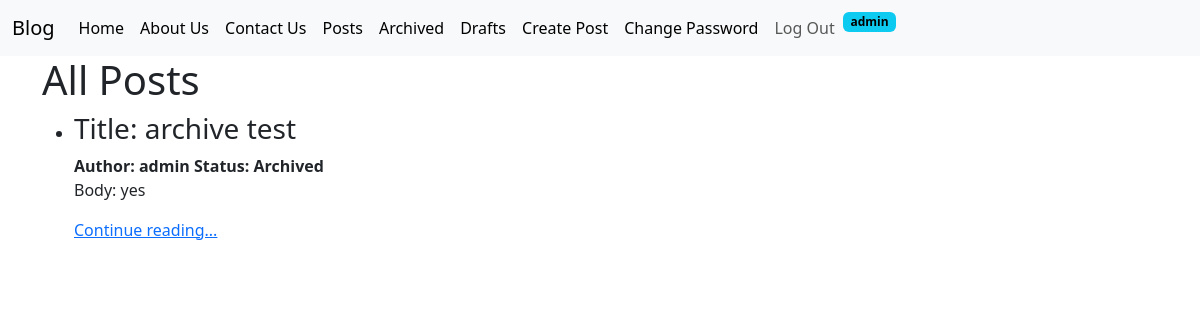
The app's page /posts/archived/ (signed in) with its own data.
### posts/models.py (models this page shows, shortened)
class Post(models.Model):
    title = models.CharField(max_length=128)
    subtitle = models.CharField(max_length=128)
    body = models.TextField()
    created_on = models.DateTimeField(auto_now_add=True)
    author = models.ForeignKey(
        User,
        on_delete=models.CASCADE
    )
    status = models.ForeignKey(
        Status,
        on_delete=models.DO_NOTHING
    )

class Status(models.Model):
    name = models.CharField(max_length=128, unique=True)
    description = models.CharField(
        max_length=200,
        help_text="Write a description about the status"
    )
    class Meta:
        verbose_name = "Status"
        verbose_name_plural = "Statuses"
    def __str__(self):
        return self.name

### posts/views.py (the view)
# urls.py: path("archived/", PostArchivedListView.as_view(), name="post_archived_list"),
class PostArchivedListView(LoginRequiredMixin, ListView):
    template_name = "postsTemplates/list.html"
    model = Post
    context_object_name = "posts"
    def get_queryset(self):
        status = Status.objects.get(name="Archived")
        return Post.objects.filter(status=status, author=self.request.user).order_by("created_on")

### templates/postsTemplates/list.html (shortened to what this page needs)
{% extends 'base.html' %}
{% block content %}
    <h1>All Posts</h1>
    <ul>
        {% for item in posts %}
            <li>
                <h3>Title: {{ item.title }}</h3>
                <span><strong>Author: {{item.author }}</strong></span>
                <span><strong>Status: {{item.status }}</strong></span>
                <p>Body: {{ item.body|truncatechars:5 }}</p>
                <a href="{% url 'post_detail' item.id %}">Continue reading...</a>
            </li>
        {% endfor %}
    </ul>
{% endblock %}

### templates/navbar.html (shortened to what this page needs)
<nav class="navbar navbar-expand-lg bg-body-tertiary">
  <div class="container-fluid">
    <a class="navbar-brand" href="{% url 'home' %}">Blog</a>
    <div class="collapse navbar-collapse" id="navbarSupportedContent">
      <ul class="navbar-nav me-auto mb-2 mb-lg-0">
        <li class="nav-item">
          <a class="nav-link active" aria-current="page" href="{% url 'homeTwo' %}">Home</a>
        </li>
        <li class="nav-item">
          <a class="nav-link active" href="{% url 'about' %}">About Us</a>
        </li>
        <li class="nav-item">
          <a class="nav-link active" href="{% url 'contact' %}">Contact Us</a>
        </li>
        <li class="nav-item">
          <a class="nav-link active" href="{% url 'post_list' %}">Posts</a>
        </li>
        {% if user.is_authenticated %}
        <li class="nav-item">
          <a class="nav-link active" href="{% url 'post_archived_list' %}">Archived</a>
        </li>
        <li class="nav-item">
          <a class="nav-link active" href="{% url 'post_drafts_list' %}">Drafts</a>
        </li>
        <li class="nav-item">
          <a class="nav-link active" href="{% url 'post_new' %}">Create Post</a>
        </li>
        <li class="nav-item">
          <a class="nav-link active" href="{% url 'password_change' %}">Change Password</a>
        </li>
        <li class="nav-item">
          <form action="{% url 'logout' %}" method="post">
            <input type="submit" value="Log Out" class="nav-link">
          </form>
        </li>
        <li class="nav-item">
          <span class="badge text-bg-info">{{ user.username }}</span>
        </li>
        {% endif %}
      </ul>
    </div>
  </div>
</nav>

### records on screen
Post: title "archive test", author "admin", status "Archived", body "yes"

### other values on screen
{{ user.username }} "admin"
